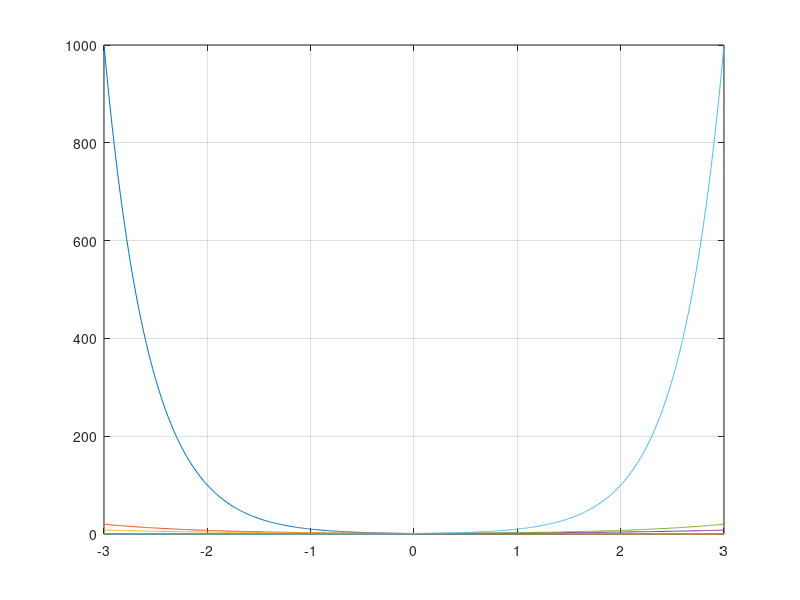

Reproduce this figure in MATLAB. (Note: this script raises an error after producing the figure.)
clear;
close;
figure;
hold on;

b = [1/10, 1/exp(1),1/2 , 2,exp(1), 10];
x = (-3:0.01:3)';
y = b.^x;

plot(x,y);

box on;
grid on;
ax = gca();
ax.XTick = -3:1:3;
ax.YTick = 0:1:10;
axis square equal;
axis([-3,3,0,10]);

a = [-0.6990, -1.6094, -2.3219, 2.3219, 1.6094, 0.6990];
b = [5, 5, 5, 5, 5, 5];
c = {'$(\frac{1}{10})^x$','$(\frac{1}{e})^x$','$(\frac{1}{2})^x$','$2^x$','$e^x$','$10^x$'};
text(a,b,c, 'Interpreter','latex');
text(0,8,'y = E^x');